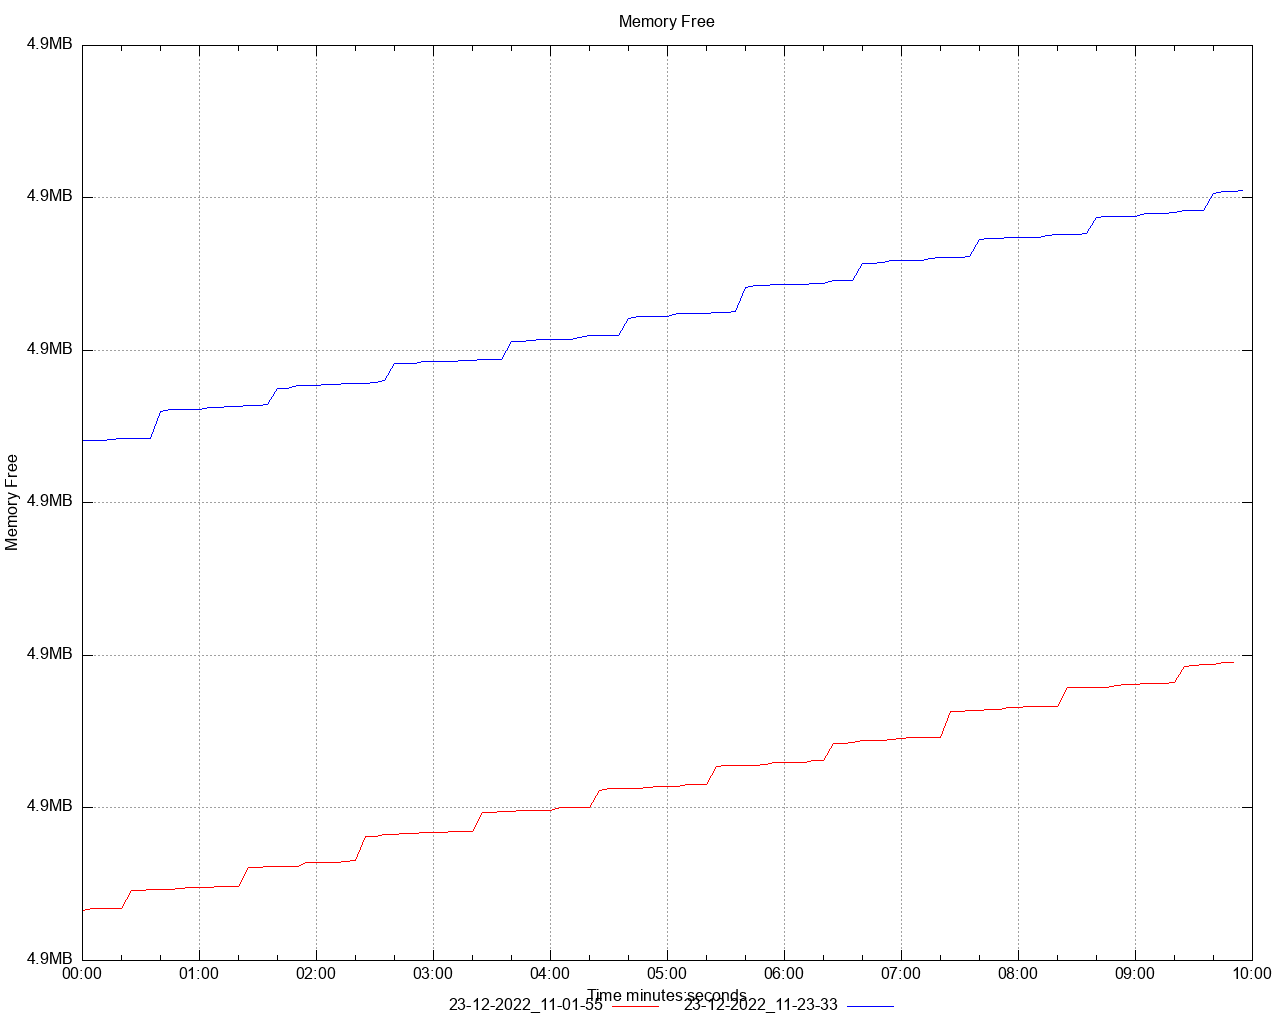

This chart was generated by the following gnuplot code:
set title 'Memory Free' noenhanced
set style data lines
set datafile separator ","
set terminal png size 1280,1024
set grid
set key below
set xdata time
set timefmt "%s"
offset = 0
t0(x)=(offset=($0==0) ? x : offset, x - offset)
set xlabel 'Time minutes:seconds'
set ylabel 'Memory Free'
set format y '%.1s%cB'
set output '/Users/ahmet.mircik/Workspace/python/hazelcast-simulator/offload-benchmarks/report/dstat/memory_free_A2.png'
plot \
   '/Users/ahmet.mircik/Workspace/python/hazelcast-simulator/offload-benchmarks/report/data/memory_free_A2_1.data' using (t0(timecolumn(1))):2 title "23-12-2022_11-01-55" noenhanced lt rgb "red", \
   '/Users/ahmet.mircik/Workspace/python/hazelcast-simulator/offload-benchmarks/report/data/memory_free_A2_2.data' using (t0(timecolumn(1))):2 title "23-12-2022_11-23-33" noenhanced lt rgb "blue", \
